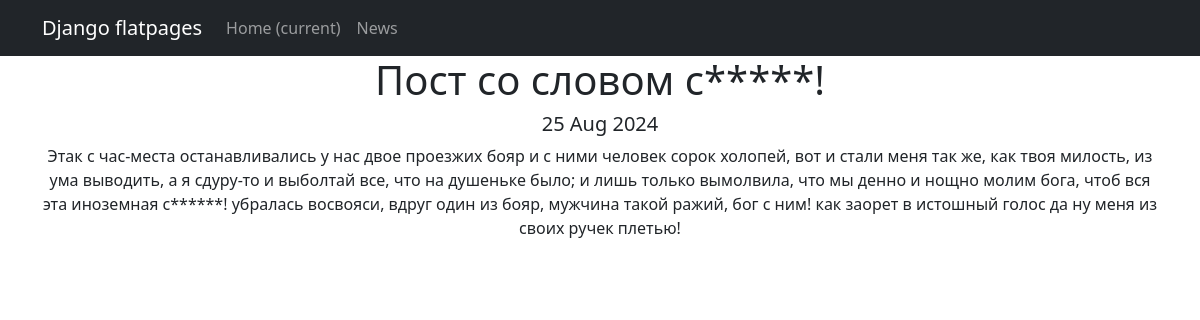
Page /news/4 on the committed database.
### news/models.py (models this page shows, shortened)
class Post(models.Model):
    Post_author = models.ForeignKey(Author, on_delete=models.CASCADE)
    Post_News_choice = models.BooleanField(default=False) # False - новость
    Create_time = models.DateTimeField(auto_now_add=True)
    Category = models.ManyToManyField(Category, through='PostCategory')
    Title = models.CharField(max_length=255)
    Text_post = models.TextField()
    Rating_Post = models.IntegerField(default=0)

### news/views.py (the view)
# urls.py: path('<int:pk>', NewsDetail.as_view()),
class NewsDetail(DetailView):
    model = Post
    template_name = 'new.html'
    context_object_name = 'new'

### news/templatetags/custom_filters.py (called while the page is built)
@register.filter()
def censor(value):
    try:
        words = value.lower()
        for word in censor_words1:
            if word in words:
                word_chenge = word[0] + "*" * (len(word) - 1) + '!'
                value = value.replace(word, word_chenge)
        return value
    except TypeError:
        print(f'фильтр не применим к {type(value)}')
    return f'{value} Р'

### templates/new.html
{% extends 'flatpages/default.html' %}
{% load custom_filters %}
{% load custom_tags %}
{% block title %}
<h1>{{ new.Title|censor }}</h1>
<h5> {{ new.Create_time|date:'d M Y'  }} </h5>
{% endblock title %}
{% block content %}
{{ new.Text_post|censor }}
{% endblock content %}

### rows in the picture
Post: Title|censor "Пост со словом с*****!", Create_time "25 Aug 2024", Text_post|censor "Этак с час-места останавливались у нас двое проезжих бояр и с ними человек сорок холопей, вот и стали меня так же, как твоя милость, из ума выводить, а я сдуру-то и выболтай все, что на душеньке было; и лишь только вымолвила, что мы денно и нощно молим бога, чтоб вся эта иноземная с******! убралась восвояси, вдруг один из бояр, мужчина такой ражий, бог с ним! как заорет в истошный голос да ну меня из своих ручек плетью!"
